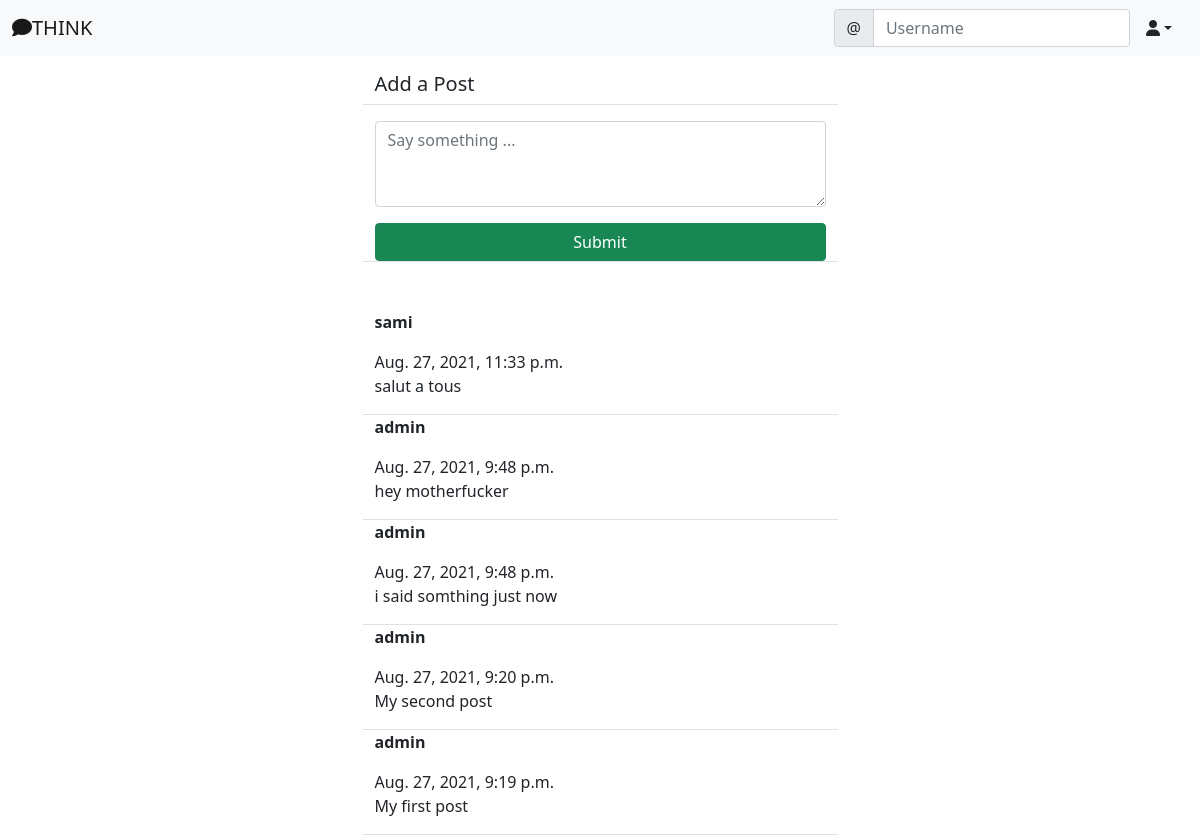
The page /social/ (signed in) on the database as committed earlier.
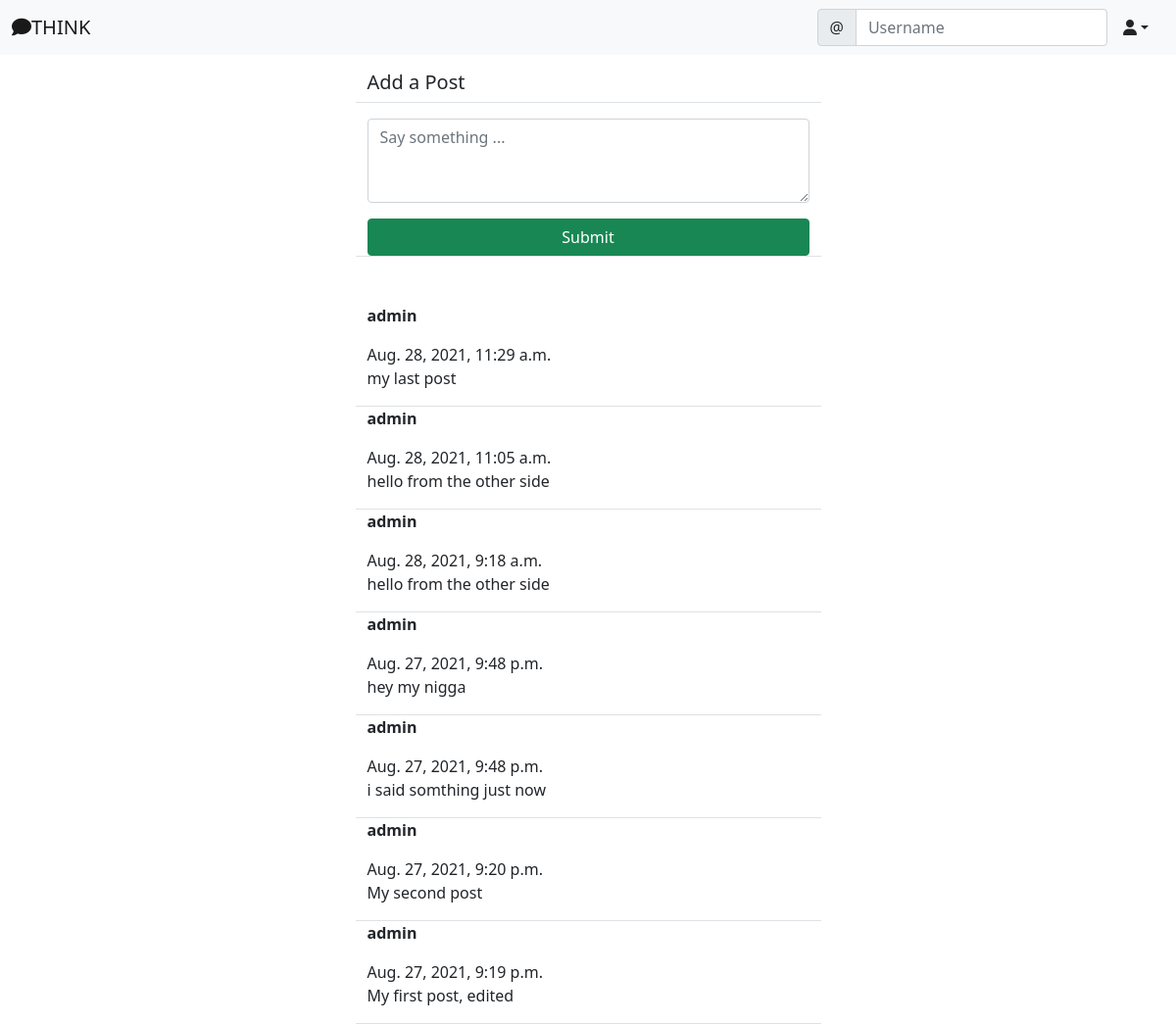
The same page on the database as committed later.
### social/models.py (models this page shows)
class Post(models.Model):
    body = models.TextField()
    created_on = models.DateTimeField(default=timezone.now)
    author = models.ForeignKey(User, on_delete=models.CASCADE)

### social/views.py (the view, shortened to what this page needs)
# urls.py: path('', PostListView.as_view(), name='post-list'),
class PostListView(LoginRequiredMixin, View):
    def get(self, request, *args, **kwargs):
        posts = Post.objects.all().order_by('-created_on')
        form = PostForm()
        context = {
            'post_list': posts,
            'form': form,
        }
        return render(request, 'social/post_list.html', context)

### social/forms.py
class PostForm(forms.ModelForm):
    body = forms.CharField(label='', widget=forms.Textarea(attrs={
        'rows': '3',
        'placeholder': 'Say something ...'
    }))
    class Meta:
        model = Post
        fields = ['body']

### social/templates/social/post_list.html (shortened to what this page needs)
{% extends 'landing/base.html' %}
{% load crispy_forms_tags %}
{% block content %}
    <div class="container">
        <div class="row justify-content-center mt-3">
            <div class="col-md-5 col-sm-12 border-bottom">
                <h5>Add a Post</h5>
            </div>
        </div>
        <div class="row justify-content-center mt-3 mb-5">
            <div class="col-md-5 col-sm-12 border-bottom">
                <form method='POST'>
                    {{ form | crispy }}
                    <div class="d-grid gap-2">
                        <button class="btn btn-success mt-3">Submit</button>
                    </div>
                </form>
            </div>
        </div>
        {% for post in post_list %}
            <div class="row justify-content-center">
                <div class="col-md-5 col-sm-12 border-bottom position-relative">
                    <p><strong>{{ post.author }}</strong></p> {{ post.created_on }}
                    <p>{{ post.body }}</p>
                </div>
            </div>
        {% endfor %}
    </div>
{% endblock content%}

### landing/templates/landing/base.html (shortened to what this page needs)
<!doctype html>
<html lang="en">
  <head>
    <link href="https://cdn.jsdelivr.net/npm/bootstrap@5.1.0/dist/css/bootstrap.min.css" rel="stylesheet">
  </head>
  <body>
    {% include 'landing/navbar.html' %}
    {% block content %}
    {% endblock content%}
  </body>
</html>

### landing/templates/landing/navbar.html (shortened to what this page needs)
<nav class="navbar navbar-expand-lg navbar-light bg-light">
    <div class="container-fluid">
      <a class="navbar-brand"
      {% if user.is_authenticated %}
      href="{% url 'post-list' %}"
      {% else %}
      href="{% url 'index' %}"
      {% endif %}
      ><i class="fas fa-comment"></i>THINK</a>
      <div class="collapse navbar-collapse" id="navbarSupportedContent">
        <form class="d-flex">
            <div class="input-group">
                <span class="input-group-text" id="basic-addon1">@</span>
                <input type="text" class="form-control" placeholder="Username" aria-label="Username" aria-describedby="basic-addon1">
            </div>
        </form>
        {% if user.is_authenticated %}
          <div class="nav-item dropdown">
            <a class="nav-link dropdown-toggle text-dark" data-bs-toggle="dropdown" role="button" aria-expanded="false"><i class="fas
            fa-user"></i></a>
          </div>
        {% endif %}
      </div>
    </div>
  </nav>

Rows that differ between the two databases and show on the page:
removed Post: author "sami", created_on "Aug. 27, 2021, 11:33 p.m.", body "salut a tous"
added Post: author "admin", created_on "Aug. 28, 2021, 11:29 a.m.", body "my last post"
added Post: author "admin", created_on "Aug. 28, 2021, 11:05 a.m.", body "hello from the other side"
added Post: author "admin", created_on "Aug. 28, 2021, 9:18 a.m.", body "hello from the other side"
changed Post: body "hey motherfucker" → "hey my nigga"
changed Post: body "My first post" → "My first post, edited"
